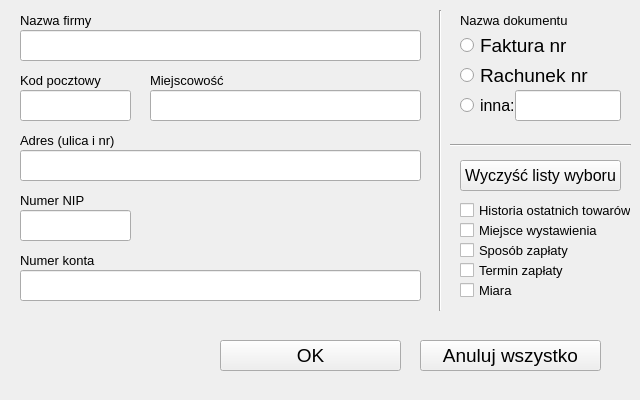
<?xml version="1.0" encoding="UTF-8"?>
<ui version="4.0">
 <class>Ustawienia</class>
 <widget class="QWidget" name="Ustawienia">
  <property name="geometry">
   <rect>
    <x>0</x>
    <y>0</y>
    <width>640</width>
    <height>400</height>
   </rect>
  </property>
  <property name="windowTitle">
   <string>Ustawienia</string>
  </property>
  <layout class="QGridLayout" name="gridLayout">
   <property name="leftMargin">
    <number>0</number>
   </property>
   <property name="topMargin">
    <number>0</number>
   </property>
   <property name="rightMargin">
    <number>0</number>
   </property>
   <property name="bottomMargin">
    <number>0</number>
   </property>
   <item row="0" column="0">
    <widget class="QScrollArea" name="scrollArea">
     <property name="frameShape">
      <enum>QFrame::NoFrame</enum>
     </property>
     <property name="widgetResizable">
      <bool>true</bool>
     </property>
     <widget class="QWidget" name="scrollAreaWidgetContents">
      <property name="geometry">
       <rect>
        <x>0</x>
        <y>0</y>
        <width>640</width>
        <height>400</height>
       </rect>
      </property>
      <property name="minimumSize">
       <size>
        <width>640</width>
        <height>400</height>
       </size>
      </property>
      <widget class="QLineEdit" name="lineEdit_4">
       <property name="geometry">
        <rect>
         <x>150</x>
         <y>90</y>
         <width>271</width>
         <height>31</height>
        </rect>
       </property>
       <property name="font">
        <font>
         <pointsize>14</pointsize>
        </font>
       </property>
      </widget>
      <widget class="QRadioButton" name="radioButton_11a_3">
       <property name="geometry">
        <rect>
         <x>460</x>
         <y>90</y>
         <width>161</width>
         <height>31</height>
        </rect>
       </property>
       <property name="font">
        <font>
         <pointsize>12</pointsize>
        </font>
       </property>
       <property name="text">
        <string>inna:</string>
       </property>
      </widget>
      <widget class="QLineEdit" name="lineEdit_6">
       <property name="geometry">
        <rect>
         <x>20</x>
         <y>210</y>
         <width>111</width>
         <height>31</height>
        </rect>
       </property>
       <property name="font">
        <font>
         <pointsize>14</pointsize>
        </font>
       </property>
      </widget>
      <widget class="QLabel" name="label_6">
       <property name="geometry">
        <rect>
         <x>20</x>
         <y>190</y>
         <width>111</width>
         <height>21</height>
        </rect>
       </property>
       <property name="font">
        <font>
         <pointsize>10</pointsize>
        </font>
       </property>
       <property name="text">
        <string>Numer NIP</string>
       </property>
      </widget>
      <widget class="QCheckBox" name="checkBox_11b">
       <property name="geometry">
        <rect>
         <x>460</x>
         <y>260</y>
         <width>161</width>
         <height>21</height>
        </rect>
       </property>
       <property name="font">
        <font>
         <pointsize>10</pointsize>
        </font>
       </property>
       <property name="text">
        <string>Termin zapłaty</string>
       </property>
      </widget>
      <widget class="QCheckBox" name="checkBox_15a">
       <property name="geometry">
        <rect>
         <x>460</x>
         <y>220</y>
         <width>161</width>
         <height>21</height>
        </rect>
       </property>
       <property name="font">
        <font>
         <pointsize>10</pointsize>
        </font>
       </property>
       <property name="text">
        <string>Miejsce wystawienia</string>
       </property>
      </widget>
      <widget class="QLabel" name="label_11">
       <property name="geometry">
        <rect>
         <x>460</x>
         <y>10</y>
         <width>121</width>
         <height>21</height>
        </rect>
       </property>
       <property name="font">
        <font>
         <pointsize>10</pointsize>
        </font>
       </property>
       <property name="text">
        <string>Nazwa dokumentu</string>
       </property>
      </widget>
      <widget class="QLineEdit" name="lineEdit_3">
       <property name="geometry">
        <rect>
         <x>20</x>
         <y>90</y>
         <width>111</width>
         <height>31</height>
        </rect>
       </property>
       <property name="font">
        <font>
         <pointsize>14</pointsize>
        </font>
       </property>
      </widget>
      <widget class="QLineEdit" name="lineEdit_2">
       <property name="geometry">
        <rect>
         <x>20</x>
         <y>30</y>
         <width>401</width>
         <height>31</height>
        </rect>
       </property>
       <property name="font">
        <font>
         <pointsize>14</pointsize>
        </font>
       </property>
      </widget>
      <widget class="QCheckBox" name="checkBox_0">
       <property name="geometry">
        <rect>
         <x>460</x>
         <y>200</y>
         <width>171</width>
         <height>21</height>
        </rect>
       </property>
       <property name="font">
        <font>
         <pointsize>10</pointsize>
        </font>
       </property>
       <property name="text">
        <string>Historia ostatnich towarów</string>
       </property>
      </widget>
      <widget class="QLabel" name="label_5">
       <property name="geometry">
        <rect>
         <x>20</x>
         <y>130</y>
         <width>111</width>
         <height>21</height>
        </rect>
       </property>
       <property name="font">
        <font>
         <pointsize>10</pointsize>
        </font>
       </property>
       <property name="text">
        <string>Adres (ulica i nr)</string>
       </property>
      </widget>
      <widget class="QCheckBox" name="checkBox_15b">
       <property name="geometry">
        <rect>
         <x>460</x>
         <y>240</y>
         <width>161</width>
         <height>21</height>
        </rect>
       </property>
       <property name="font">
        <font>
         <pointsize>10</pointsize>
        </font>
       </property>
       <property name="text">
        <string>Sposób zapłaty</string>
       </property>
      </widget>
      <widget class="QLineEdit" name="lineEdit_5">
       <property name="geometry">
        <rect>
         <x>20</x>
         <y>150</y>
         <width>401</width>
         <height>31</height>
        </rect>
       </property>
       <property name="font">
        <font>
         <pointsize>14</pointsize>
        </font>
       </property>
      </widget>
      <widget class="QCheckBox" name="checkBox_3">
       <property name="geometry">
        <rect>
         <x>460</x>
         <y>280</y>
         <width>161</width>
         <height>21</height>
        </rect>
       </property>
       <property name="font">
        <font>
         <pointsize>10</pointsize>
        </font>
       </property>
       <property name="text">
        <string>Miara</string>
       </property>
      </widget>
      <widget class="QLabel" name="label_2">
       <property name="geometry">
        <rect>
         <x>20</x>
         <y>10</y>
         <width>111</width>
         <height>21</height>
        </rect>
       </property>
       <property name="font">
        <font>
         <pointsize>10</pointsize>
        </font>
       </property>
       <property name="text">
        <string>Nazwa firmy</string>
       </property>
      </widget>
      <widget class="QLabel" name="label_7">
       <property name="geometry">
        <rect>
         <x>20</x>
         <y>250</y>
         <width>111</width>
         <height>21</height>
        </rect>
       </property>
       <property name="font">
        <font>
         <pointsize>10</pointsize>
        </font>
       </property>
       <property name="text">
        <string>Numer konta</string>
       </property>
      </widget>
      <widget class="QLineEdit" name="lineEdit_7">
       <property name="geometry">
        <rect>
         <x>20</x>
         <y>270</y>
         <width>401</width>
         <height>31</height>
        </rect>
       </property>
       <property name="font">
        <font>
         <pointsize>14</pointsize>
        </font>
       </property>
      </widget>
      <widget class="QLabel" name="label_4">
       <property name="geometry">
        <rect>
         <x>150</x>
         <y>70</y>
         <width>111</width>
         <height>21</height>
        </rect>
       </property>
       <property name="font">
        <font>
         <pointsize>10</pointsize>
        </font>
       </property>
       <property name="text">
        <string>Miejscowość</string>
       </property>
      </widget>
      <widget class="QPushButton" name="pushButton_12">
       <property name="geometry">
        <rect>
         <x>460</x>
         <y>160</y>
         <width>161</width>
         <height>31</height>
        </rect>
       </property>
       <property name="font">
        <font>
         <pointsize>12</pointsize>
        </font>
       </property>
       <property name="cursor">
        <cursorShape>PointingHandCursor</cursorShape>
       </property>
       <property name="text">
        <string>Wyczyść listy wyboru</string>
       </property>
      </widget>
      <widget class="QRadioButton" name="radioButton_11a_2">
       <property name="geometry">
        <rect>
         <x>460</x>
         <y>60</y>
         <width>161</width>
         <height>31</height>
        </rect>
       </property>
       <property name="font">
        <font>
         <pointsize>14</pointsize>
        </font>
       </property>
       <property name="text">
        <string>Rachunek nr</string>
       </property>
      </widget>
      <widget class="Line" name="line_2">
       <property name="geometry">
        <rect>
         <x>450</x>
         <y>130</y>
         <width>181</width>
         <height>31</height>
        </rect>
       </property>
       <property name="orientation">
        <enum>Qt::Horizontal</enum>
       </property>
      </widget>
      <widget class="QPushButton" name="pushButton_4">
       <property name="geometry">
        <rect>
         <x>220</x>
         <y>340</y>
         <width>181</width>
         <height>31</height>
        </rect>
       </property>
       <property name="font">
        <font>
         <pointsize>14</pointsize>
        </font>
       </property>
       <property name="cursor">
        <cursorShape>PointingHandCursor</cursorShape>
       </property>
       <property name="text">
        <string>OK</string>
       </property>
      </widget>
      <widget class="QRadioButton" name="radioButton_11a_1">
       <property name="geometry">
        <rect>
         <x>460</x>
         <y>30</y>
         <width>161</width>
         <height>31</height>
        </rect>
       </property>
       <property name="font">
        <font>
         <pointsize>14</pointsize>
        </font>
       </property>
       <property name="text">
        <string>Faktura nr</string>
       </property>
      </widget>
      <widget class="Line" name="line">
       <property name="geometry">
        <rect>
         <x>430</x>
         <y>10</y>
         <width>21</width>
         <height>301</height>
        </rect>
       </property>
       <property name="orientation">
        <enum>Qt::Vertical</enum>
       </property>
      </widget>
      <widget class="QLabel" name="label_3">
       <property name="geometry">
        <rect>
         <x>20</x>
         <y>70</y>
         <width>111</width>
         <height>21</height>
        </rect>
       </property>
       <property name="font">
        <font>
         <pointsize>10</pointsize>
        </font>
       </property>
       <property name="text">
        <string>Kod pocztowy</string>
       </property>
      </widget>
      <widget class="QPushButton" name="pushButton_5">
       <property name="geometry">
        <rect>
         <x>420</x>
         <y>340</y>
         <width>181</width>
         <height>31</height>
        </rect>
       </property>
       <property name="font">
        <font>
         <pointsize>14</pointsize>
        </font>
       </property>
       <property name="cursor">
        <cursorShape>PointingHandCursor</cursorShape>
       </property>
       <property name="text">
        <string>Anuluj wszystko</string>
       </property>
      </widget>
      <widget class="QLineEdit" name="lineEdit_11a_3">
       <property name="geometry">
        <rect>
         <x>515</x>
         <y>90</y>
         <width>106</width>
         <height>31</height>
        </rect>
       </property>
       <property name="font">
        <font>
         <pointsize>12</pointsize>
        </font>
       </property>
      </widget>
     </widget>
    </widget>
   </item>
  </layout>
 </widget>
 <tabstops>
  <tabstop>lineEdit_2</tabstop>
  <tabstop>lineEdit_3</tabstop>
  <tabstop>lineEdit_4</tabstop>
  <tabstop>lineEdit_5</tabstop>
  <tabstop>lineEdit_6</tabstop>
  <tabstop>lineEdit_7</tabstop>
  <tabstop>radioButton_11a_1</tabstop>
  <tabstop>radioButton_11a_2</tabstop>
  <tabstop>radioButton_11a_3</tabstop>
  <tabstop>lineEdit_11a_3</tabstop>
  <tabstop>pushButton_12</tabstop>
  <tabstop>checkBox_0</tabstop>
  <tabstop>checkBox_15a</tabstop>
  <tabstop>checkBox_15b</tabstop>
  <tabstop>checkBox_11b</tabstop>
  <tabstop>checkBox_3</tabstop>
  <tabstop>pushButton_4</tabstop>
  <tabstop>pushButton_5</tabstop>
  <tabstop>scrollArea</tabstop>
 </tabstops>
 <resources/>
 <connections/>
</ui>
